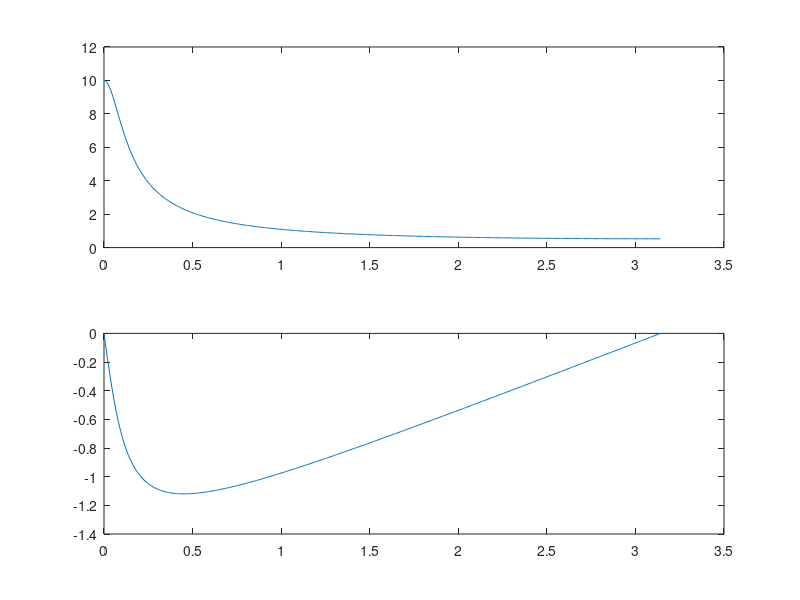

Here is the MATLAB script that generated this plot:
w = [0:1:500]*pi/500;
H = exp(i*w) ./ (exp(i*w) - 0.9*ones(1, 501));
mag = abs(H);
ang = angle(H);
subplot(2, 1, 1); plot(w, mag);
subplot(2, 1, 2); plot(w, ang);
